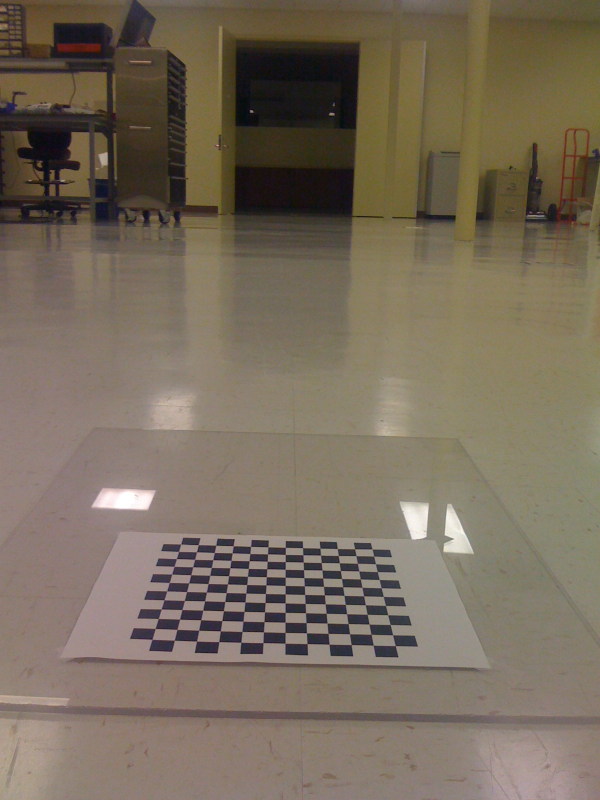
//> input picture Learning-OpenCV-3_examples/datas/birdseye/IMG_0214.jpg, 1200 x 1600 px (shown at 1/2 size)
$ ./example_02-09 ../../datas/birdseye/IMG_0214.jpg   (built with g++ and OpenCV 4)
//> lines starting //> are read from the running program, lines starting //| are printed output that depends on the picture; after the words box and inside, x2 and y2 are one past the last pixel; in counts of white or black regions, pixels touching at a corner belong together
// Example 2-9. Getting and setting pixels in Example 2-8

#include "stdafx.h"
#include "..\..\_opencv.h"
#include <iostream>

void help(char** argv) {
	std::cout << "\n"
		<< "\nExample 2-9. Getting and setting pixels in Example 2-8"
		<< "\nCall:\n"
		<< argv[0] << " <path/image>\n"
		<< "For example:\n"
		<< argv[0] << " ../fruits.jpg\n"
		<< std::endl;
}

int main(int argc, char** argv) {

	if (argc != 2) {
		help(argv);
		return 0;
	}


	cv::Mat img_rgb, img_gry, img_cny, img_pyr, img_pyr2;

	cv::namedWindow("Example Gray", cv::WINDOW_AUTOSIZE);
	cv::namedWindow("Example Canny", cv::WINDOW_AUTOSIZE);

	img_rgb = cv::imread(argv[1]);
//> img_rgb is the input picture: 1600 rows x 1200 cols, CV_8UC3; mean B, G, R 91.9, 108.1, 120.2

	cv::cvtColor(img_rgb, img_gry, cv::COLOR_BGR2GRAY);
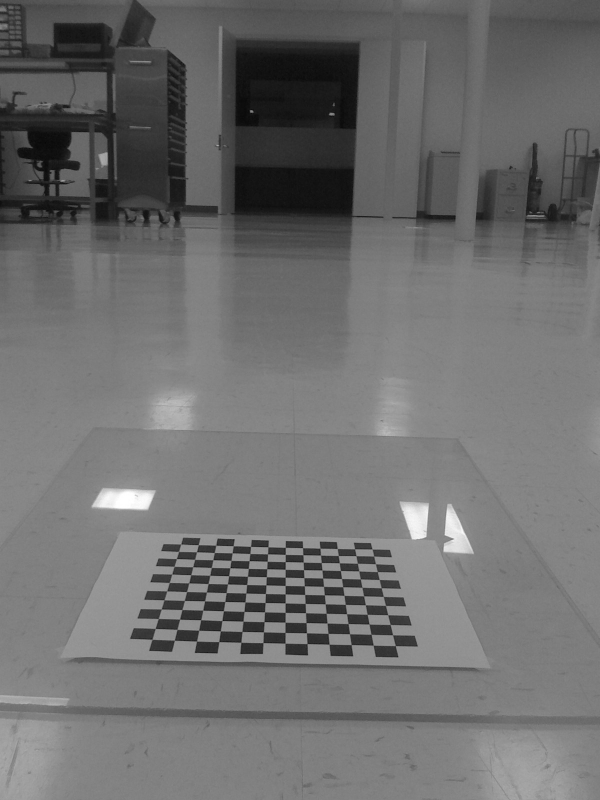
//> img_gry: 1600 rows x 1200 cols, CV_8UC1 (shown at 1/2 size); min 2, max 255, mean 109.9

	cv::pyrDown(img_gry, img_pyr);
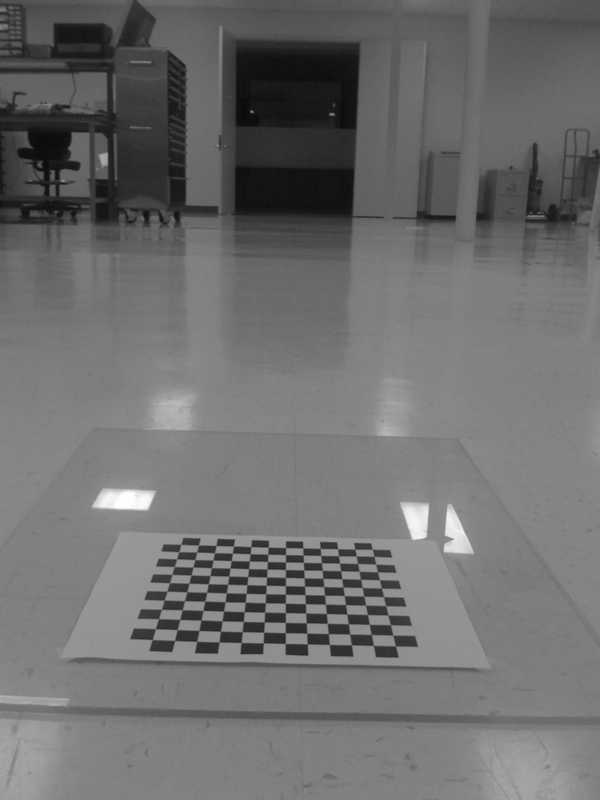
//> img_pyr: 800 rows x 600 cols, CV_8UC1; min 9, max 255, mean 109.9
	cv::pyrDown(img_pyr, img_pyr2);

	cv::Canny(img_pyr2, img_cny, 10, 100, 3, true);
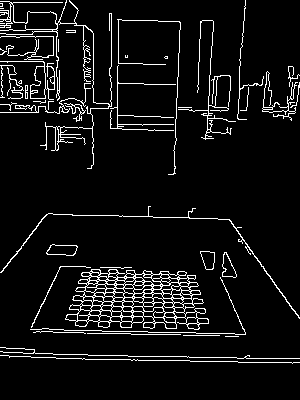
//> img_cny: 400 rows x 300 cols, CV_8UC1; 7% white in thin lines or dots

	// ----------------------------------------------------
	// Start new code for example 2-9
	//

	int x = 16, y = 32;
	cv::Vec3b intensity = img_rgb.at< cv::Vec3b >(y, x);
//> intensity = [44, 48, 66]

	// ( Note: We could write img_rgb.at< cv::Vec3b >(x,y)[0] )
	//
	uchar blue = intensity[0];
//> blue = 44
	uchar green = intensity[1];
//> green = 48
	uchar red = intensity[2];
//> red = 66

	std::cout << "At (x,y) = (" << x << ", " << y <<
		"): (blue, green, red) = (" <<
		(unsigned int)blue <<
		", " << (unsigned int)green << ", " <<
		(unsigned int)red << ")" << std::endl;
//| At (x,y) = (16, 32): (blue, green, red) = (44, 48, 66)

	std::cout << "Gray pixel there is: " <<
		(unsigned int)img_gry.at<uchar>(y, x) << std::endl;
//| Gray pixel there is: 53

	x /= 4; y /= 4;

	std::cout << "Pyramid2 pixel there is: " <<
		(unsigned int)img_pyr2.at<uchar>(y, x) << std::endl;
//| Pyramid2 pixel there is: 63

	img_cny.at<uchar>(x, y) = 128; // Set the Canny pixel there to 128
//> img_cny: 400 rows x 300 cols, CV_8UC1; 1 pixels changed, all inside (x1, y1, x2, y2) = (8, 4, 9, 5)

								   //
								   // End new code for example 2-9
								   // ----------------------------------------------------

	cv::imshow("Example Gray", img_gry);
	cv::imshow("Example Canny", img_cny);

	cv::waitKey(0);

	return 0;

}

$ run again, on Learning-OpenCV-3_examples/datas/birdseye/IMG_0217.jpg
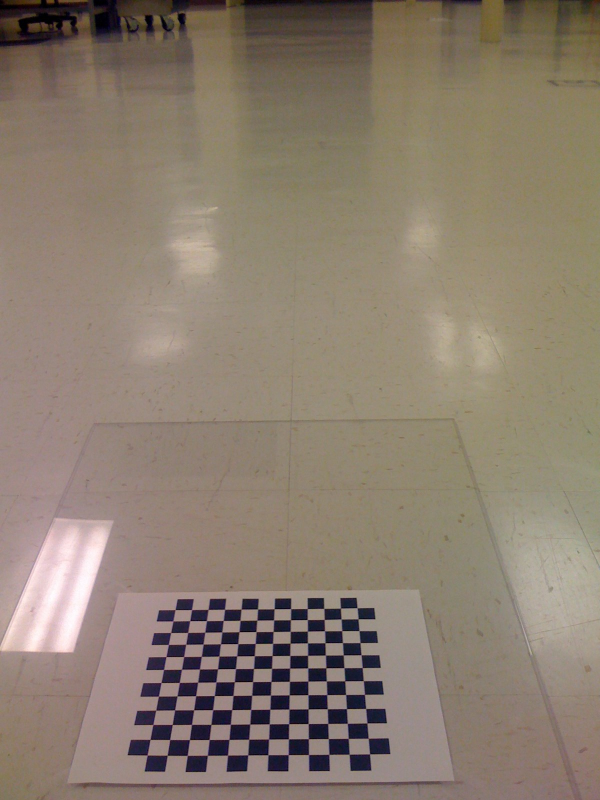
//> input picture Learning-OpenCV-3_examples/datas/birdseye/IMG_0217.jpg, 1200 x 1600 px (shown at 1/2 size)
//> img_rgb is the input picture: 1600 rows x 1200 cols, CV_8UC3; mean B, G, R 111.4, 125.9, 139.5
//> `cv::pyrDown(img_gry, img_pyr);`:
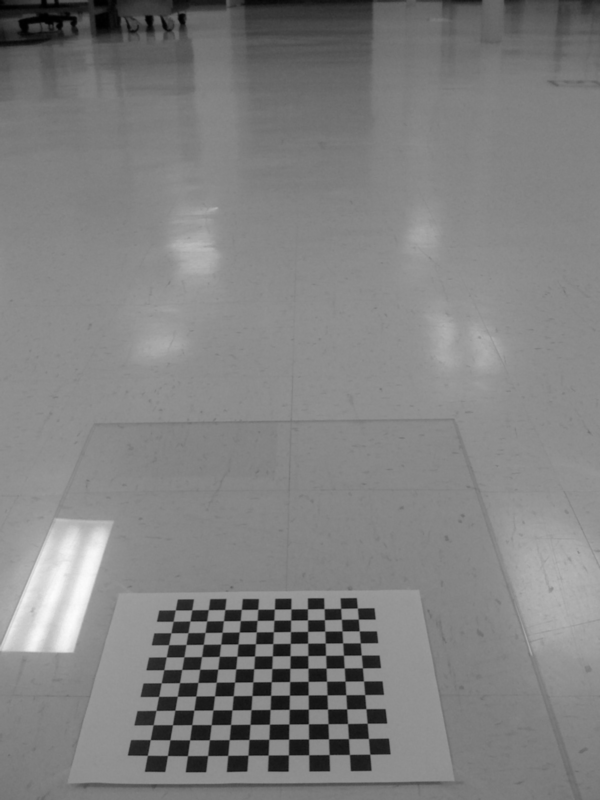
//> img_pyr: 800 rows x 600 cols, CV_8UC1; min 0, max 251, mean 128.3
//> `cv::Canny(img_pyr2, img_cny, 10, 100, 3, true);`:
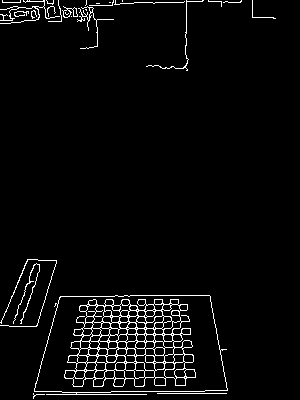
//> img_cny: 400 rows x 300 cols, CV_8UC1; 3.8% white in thin lines or dots
//> intensity = [29, 20, 40]
//> blue = 29
//> green = 20
//> red = 40
//| At (x,y) = (16, 32): (blue, green, red) = (29, 20, 40)
//| Gray pixel there is: 27
//| Pyramid2 pixel there is: 31

$ run again, on Learning-OpenCV-3_examples/datas/birdseye/IMG_0218.jpg
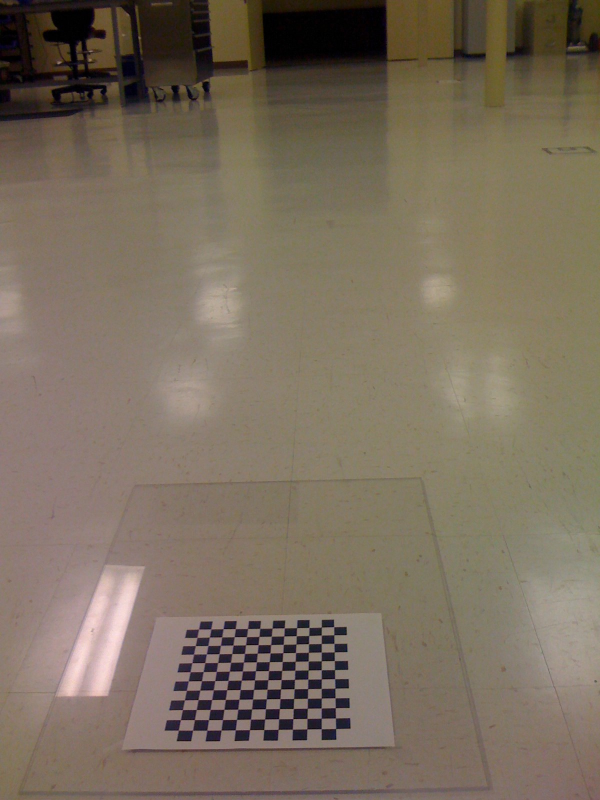
//> input picture Learning-OpenCV-3_examples/datas/birdseye/IMG_0218.jpg, 1200 x 1600 px (shown at 1/2 size)
//> img_rgb is the input picture: 1600 rows x 1200 cols, CV_8UC3; mean B, G, R 94.1, 110.4, 123
//> `cv::pyrDown(img_gry, img_pyr);`:
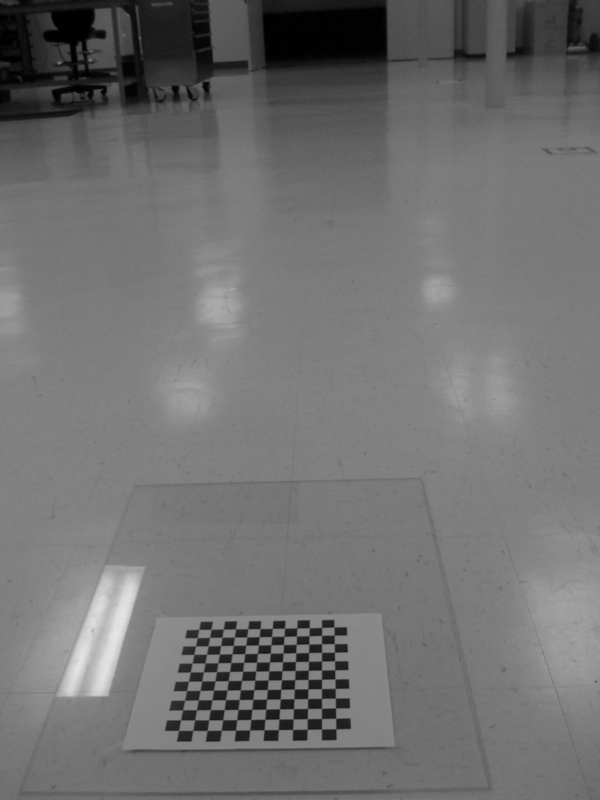
//> img_pyr: 800 rows x 600 cols, CV_8UC1; min 0, max 232, mean 112.3
//> `cv::Canny(img_pyr2, img_cny, 10, 100, 3, true);`:
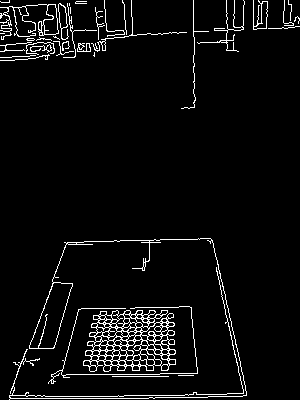
//> img_cny: 400 rows x 300 cols, CV_8UC1; 4.8% white in thin lines or dots
//> intensity = [29, 8, 16]
//> blue = 29
//> green = 8
//> red = 16
//| At (x,y) = (16, 32): (blue, green, red) = (29, 8, 16)
//| Gray pixel there is: 13
//| Pyramid2 pixel there is: 10

$ run again, on Learning-OpenCV-3_examples/datas/birdseye/IMG_0219.jpg
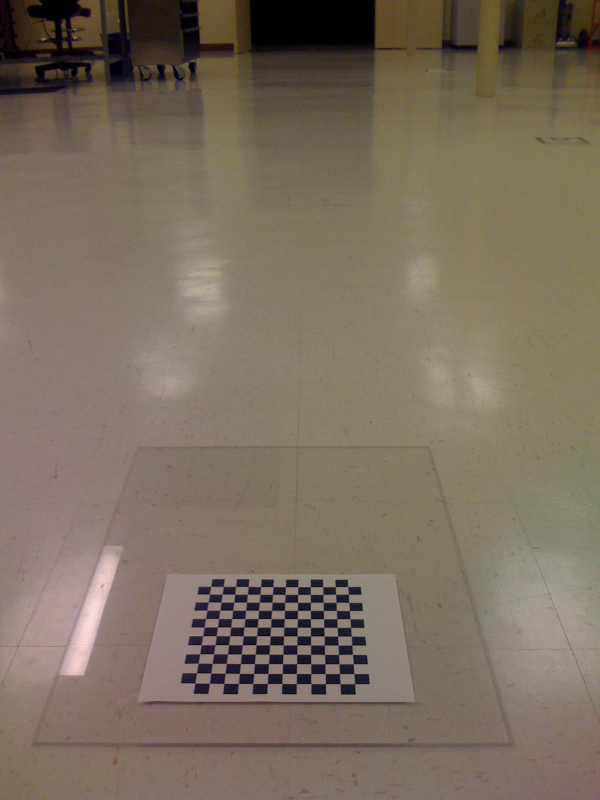
//> input picture Learning-OpenCV-3_examples/datas/birdseye/IMG_0219.jpg, 1200 x 1600 px (shown at 1/2 size)
//> img_rgb is the input picture: 1600 rows x 1200 cols, CV_8UC3; mean B, G, R 95.4, 110.4, 122.5
//> `cv::pyrDown(img_gry, img_pyr);`:
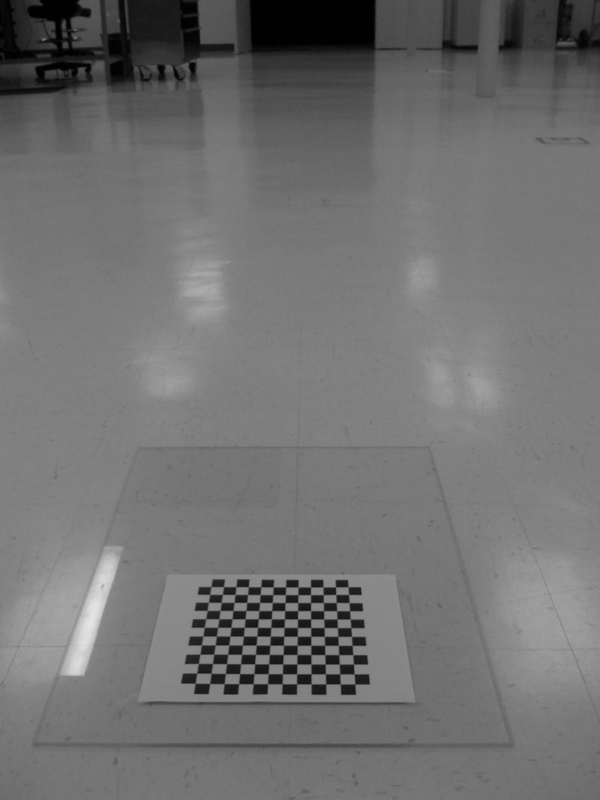
//> img_pyr: 800 rows x 600 cols, CV_8UC1; min 0, max 230, mean 112.2
//> `cv::Canny(img_pyr2, img_cny, 10, 100, 3, true);`:
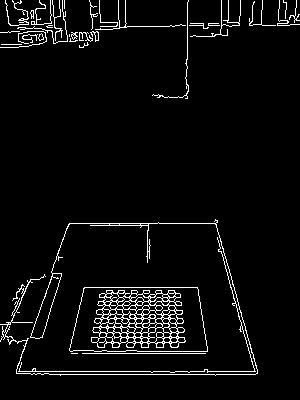
//> img_cny: 400 rows x 300 cols, CV_8UC1; 4.6% white in thin lines or dots
//> intensity = [2, 5, 9]
//> blue = 2
//> green = 5
//> red = 9
//| At (x,y) = (16, 32): (blue, green, red) = (2, 5, 9)
//| Gray pixel there is: 6
//| Pyramid2 pixel there is: 6
